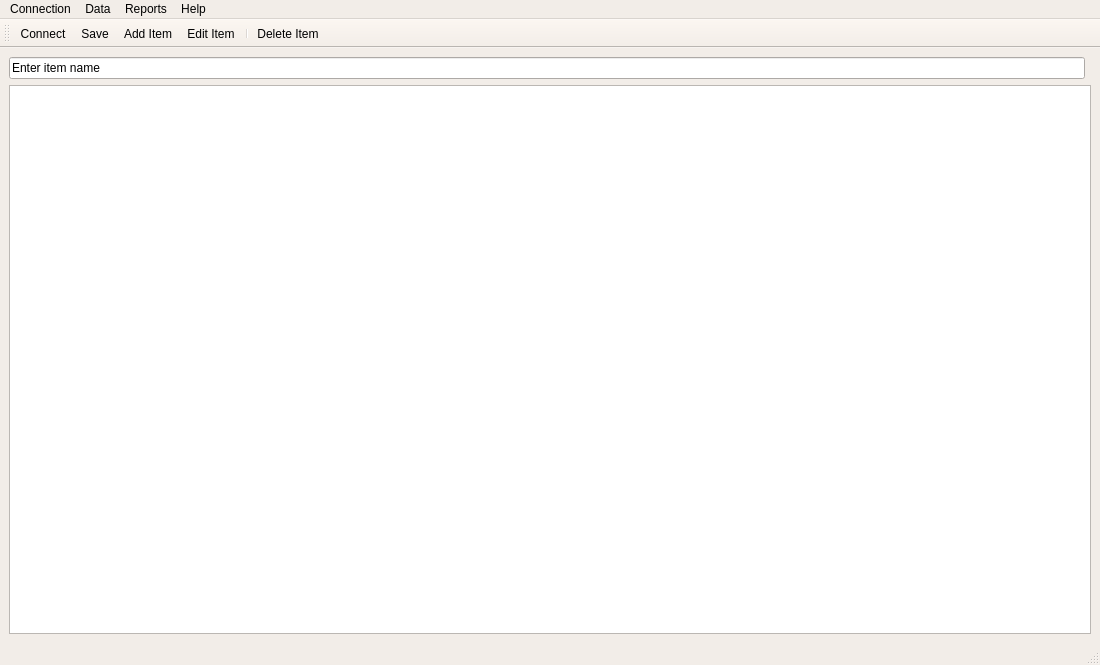
<?xml version="1.0" encoding="UTF-8"?>
<ui version="4.0">
 <class>MainWindow</class>
 <widget class="QMainWindow" name="MainWindow">
  <property name="geometry">
   <rect>
    <x>0</x>
    <y>0</y>
    <width>1100</width>
    <height>665</height>
   </rect>
  </property>
  <property name="palette">
   <palette>
    <active>
     <colorrole role="WindowText">
      <brush brushstyle="SolidPattern">
       <color alpha="255">
        <red>0</red>
        <green>0</green>
        <blue>0</blue>
       </color>
      </brush>
     </colorrole>
     <colorrole role="Button">
      <brush brushstyle="SolidPattern">
       <color alpha="255">
        <red>242</red>
        <green>237</green>
        <blue>232</blue>
       </color>
      </brush>
     </colorrole>
     <colorrole role="Light">
      <brush brushstyle="SolidPattern">
       <color alpha="255">
        <red>255</red>
        <green>255</green>
        <blue>255</blue>
       </color>
      </brush>
     </colorrole>
     <colorrole role="Midlight">
      <brush brushstyle="SolidPattern">
       <color alpha="255">
        <red>248</red>
        <green>246</green>
        <blue>243</blue>
       </color>
      </brush>
     </colorrole>
     <colorrole role="Dark">
      <brush brushstyle="SolidPattern">
       <color alpha="255">
        <red>121</red>
        <green>119</green>
        <blue>116</blue>
       </color>
      </brush>
     </colorrole>
     <colorrole role="Mid">
      <brush brushstyle="SolidPattern">
       <color alpha="255">
        <red>161</red>
        <green>158</green>
        <blue>155</blue>
       </color>
      </brush>
     </colorrole>
     <colorrole role="Text">
      <brush brushstyle="SolidPattern">
       <color alpha="255">
        <red>0</red>
        <green>0</green>
        <blue>0</blue>
       </color>
      </brush>
     </colorrole>
     <colorrole role="BrightText">
      <brush brushstyle="SolidPattern">
       <color alpha="255">
        <red>255</red>
        <green>255</green>
        <blue>255</blue>
       </color>
      </brush>
     </colorrole>
     <colorrole role="ButtonText">
      <brush brushstyle="SolidPattern">
       <color alpha="255">
        <red>0</red>
        <green>0</green>
        <blue>0</blue>
       </color>
      </brush>
     </colorrole>
     <colorrole role="Base">
      <brush brushstyle="SolidPattern">
       <color alpha="255">
        <red>255</red>
        <green>255</green>
        <blue>255</blue>
       </color>
      </brush>
     </colorrole>
     <colorrole role="Window">
      <brush brushstyle="SolidPattern">
       <color alpha="255">
        <red>242</red>
        <green>237</green>
        <blue>232</blue>
       </color>
      </brush>
     </colorrole>
     <colorrole role="Shadow">
      <brush brushstyle="SolidPattern">
       <color alpha="255">
        <red>0</red>
        <green>0</green>
        <blue>0</blue>
       </color>
      </brush>
     </colorrole>
     <colorrole role="AlternateBase">
      <brush brushstyle="SolidPattern">
       <color alpha="255">
        <red>248</red>
        <green>246</green>
        <blue>243</blue>
       </color>
      </brush>
     </colorrole>
     <colorrole role="ToolTipBase">
      <brush brushstyle="SolidPattern">
       <color alpha="255">
        <red>255</red>
        <green>255</green>
        <blue>220</blue>
       </color>
      </brush>
     </colorrole>
     <colorrole role="ToolTipText">
      <brush brushstyle="SolidPattern">
       <color alpha="255">
        <red>0</red>
        <green>0</green>
        <blue>0</blue>
       </color>
      </brush>
     </colorrole>
     <colorrole role="PlaceholderText">
      <brush brushstyle="SolidPattern">
       <color alpha="127">
        <red>0</red>
        <green>0</green>
        <blue>0</blue>
       </color>
      </brush>
     </colorrole>
     <colorrole role="Accent">
      <brush brushstyle="SolidPattern">
       <color alpha="255">
        <red>255</red>
        <green>255</green>
        <blue>255</blue>
       </color>
      </brush>
     </colorrole>
    </active>
    <inactive>
     <colorrole role="WindowText">
      <brush brushstyle="SolidPattern">
       <color alpha="255">
        <red>0</red>
        <green>0</green>
        <blue>0</blue>
       </color>
      </brush>
     </colorrole>
     <colorrole role="Button">
      <brush brushstyle="SolidPattern">
       <color alpha="255">
        <red>242</red>
        <green>237</green>
        <blue>232</blue>
       </color>
      </brush>
     </colorrole>
     <colorrole role="Light">
      <brush brushstyle="SolidPattern">
       <color alpha="255">
        <red>255</red>
        <green>255</green>
        <blue>255</blue>
       </color>
      </brush>
     </colorrole>
     <colorrole role="Midlight">
      <brush brushstyle="SolidPattern">
       <color alpha="255">
        <red>248</red>
        <green>246</green>
        <blue>243</blue>
       </color>
      </brush>
     </colorrole>
     <colorrole role="Dark">
      <brush brushstyle="SolidPattern">
       <color alpha="255">
        <red>121</red>
        <green>119</green>
        <blue>116</blue>
       </color>
      </brush>
     </colorrole>
     <colorrole role="Mid">
      <brush brushstyle="SolidPattern">
       <color alpha="255">
        <red>161</red>
        <green>158</green>
        <blue>155</blue>
       </color>
      </brush>
     </colorrole>
     <colorrole role="Text">
      <brush brushstyle="SolidPattern">
       <color alpha="255">
        <red>0</red>
        <green>0</green>
        <blue>0</blue>
       </color>
      </brush>
     </colorrole>
     <colorrole role="BrightText">
      <brush brushstyle="SolidPattern">
       <color alpha="255">
        <red>255</red>
        <green>255</green>
        <blue>255</blue>
       </color>
      </brush>
     </colorrole>
     <colorrole role="ButtonText">
      <brush brushstyle="SolidPattern">
       <color alpha="255">
        <red>0</red>
        <green>0</green>
        <blue>0</blue>
       </color>
      </brush>
     </colorrole>
     <colorrole role="Base">
      <brush brushstyle="SolidPattern">
       <color alpha="255">
        <red>255</red>
        <green>255</green>
        <blue>255</blue>
       </color>
      </brush>
     </colorrole>
     <colorrole role="Window">
      <brush brushstyle="SolidPattern">
       <color alpha="255">
        <red>242</red>
        <green>237</green>
        <blue>232</blue>
       </color>
      </brush>
     </colorrole>
     <colorrole role="Shadow">
      <brush brushstyle="SolidPattern">
       <color alpha="255">
        <red>0</red>
        <green>0</green>
        <blue>0</blue>
       </color>
      </brush>
     </colorrole>
     <colorrole role="AlternateBase">
      <brush brushstyle="SolidPattern">
       <color alpha="255">
        <red>248</red>
        <green>246</green>
        <blue>243</blue>
       </color>
      </brush>
     </colorrole>
     <colorrole role="ToolTipBase">
      <brush brushstyle="SolidPattern">
       <color alpha="255">
        <red>255</red>
        <green>255</green>
        <blue>220</blue>
       </color>
      </brush>
     </colorrole>
     <colorrole role="ToolTipText">
      <brush brushstyle="SolidPattern">
       <color alpha="255">
        <red>0</red>
        <green>0</green>
        <blue>0</blue>
       </color>
      </brush>
     </colorrole>
     <colorrole role="PlaceholderText">
      <brush brushstyle="SolidPattern">
       <color alpha="127">
        <red>0</red>
        <green>0</green>
        <blue>0</blue>
       </color>
      </brush>
     </colorrole>
     <colorrole role="Accent">
      <brush brushstyle="SolidPattern">
       <color alpha="255">
        <red>255</red>
        <green>255</green>
        <blue>255</blue>
       </color>
      </brush>
     </colorrole>
    </inactive>
    <disabled>
     <colorrole role="WindowText">
      <brush brushstyle="SolidPattern">
       <color alpha="255">
        <red>121</red>
        <green>119</green>
        <blue>116</blue>
       </color>
      </brush>
     </colorrole>
     <colorrole role="Button">
      <brush brushstyle="SolidPattern">
       <color alpha="255">
        <red>242</red>
        <green>237</green>
        <blue>232</blue>
       </color>
      </brush>
     </colorrole>
     <colorrole role="Light">
      <brush brushstyle="SolidPattern">
       <color alpha="255">
        <red>255</red>
        <green>255</green>
        <blue>255</blue>
       </color>
      </brush>
     </colorrole>
     <colorrole role="Midlight">
      <brush brushstyle="SolidPattern">
       <color alpha="255">
        <red>248</red>
        <green>246</green>
        <blue>243</blue>
       </color>
      </brush>
     </colorrole>
     <colorrole role="Dark">
      <brush brushstyle="SolidPattern">
       <color alpha="255">
        <red>121</red>
        <green>119</green>
        <blue>116</blue>
       </color>
      </brush>
     </colorrole>
     <colorrole role="Mid">
      <brush brushstyle="SolidPattern">
       <color alpha="255">
        <red>161</red>
        <green>158</green>
        <blue>155</blue>
       </color>
      </brush>
     </colorrole>
     <colorrole role="Text">
      <brush brushstyle="SolidPattern">
       <color alpha="255">
        <red>121</red>
        <green>119</green>
        <blue>116</blue>
       </color>
      </brush>
     </colorrole>
     <colorrole role="BrightText">
      <brush brushstyle="SolidPattern">
       <color alpha="255">
        <red>255</red>
        <green>255</green>
        <blue>255</blue>
       </color>
      </brush>
     </colorrole>
     <colorrole role="ButtonText">
      <brush brushstyle="SolidPattern">
       <color alpha="255">
        <red>121</red>
        <green>119</green>
        <blue>116</blue>
       </color>
      </brush>
     </colorrole>
     <colorrole role="Base">
      <brush brushstyle="SolidPattern">
       <color alpha="255">
        <red>242</red>
        <green>237</green>
        <blue>232</blue>
       </color>
      </brush>
     </colorrole>
     <colorrole role="Window">
      <brush brushstyle="SolidPattern">
       <color alpha="255">
        <red>242</red>
        <green>237</green>
        <blue>232</blue>
       </color>
      </brush>
     </colorrole>
     <colorrole role="Shadow">
      <brush brushstyle="SolidPattern">
       <color alpha="255">
        <red>0</red>
        <green>0</green>
        <blue>0</blue>
       </color>
      </brush>
     </colorrole>
     <colorrole role="AlternateBase">
      <brush brushstyle="SolidPattern">
       <color alpha="255">
        <red>242</red>
        <green>237</green>
        <blue>232</blue>
       </color>
      </brush>
     </colorrole>
     <colorrole role="ToolTipBase">
      <brush brushstyle="SolidPattern">
       <color alpha="255">
        <red>255</red>
        <green>255</green>
        <blue>220</blue>
       </color>
      </brush>
     </colorrole>
     <colorrole role="ToolTipText">
      <brush brushstyle="SolidPattern">
       <color alpha="255">
        <red>0</red>
        <green>0</green>
        <blue>0</blue>
       </color>
      </brush>
     </colorrole>
     <colorrole role="PlaceholderText">
      <brush brushstyle="SolidPattern">
       <color alpha="127">
        <red>121</red>
        <green>119</green>
        <blue>116</blue>
       </color>
      </brush>
     </colorrole>
     <colorrole role="Accent">
      <brush brushstyle="SolidPattern">
       <color alpha="255">
        <red>255</red>
        <green>255</green>
        <blue>255</blue>
       </color>
      </brush>
     </colorrole>
    </disabled>
   </palette>
  </property>
  <property name="windowTitle">
   <string>Warehouse System</string>
  </property>
  <property name="windowIcon">
   <iconset theme="QIcon::ThemeIcon::FolderOpen"/>
  </property>
  <property name="locale">
   <locale language="English" country="UnitedStates"/>
  </property>
  <widget class="QWidget" name="centralwidget">
   <layout class="QGridLayout" name="gridLayout">
    <item row="2" column="0" colspan="2">
     <widget class="QTableView" name="tableView"/>
    </item>
    <item row="0" column="0">
     <widget class="QLineEdit" name="SearclineEdit">
      <property name="sizePolicy">
       <sizepolicy hsizetype="Expanding" vsizetype="Fixed">
        <horstretch>0</horstretch>
        <verstretch>0</verstretch>
       </sizepolicy>
      </property>
      <property name="minimumSize">
       <size>
        <width>0</width>
        <height>0</height>
       </size>
      </property>
      <property name="text">
       <string>Enter item name</string>
      </property>
      <property name="clearButtonEnabled">
       <bool>false</bool>
      </property>
     </widget>
    </item>
   </layout>
  </widget>
  <widget class="QStatusBar" name="statusbar"/>
  <widget class="QMenuBar" name="menuBar">
   <property name="geometry">
    <rect>
     <x>0</x>
     <y>0</y>
     <width>1100</width>
     <height>22</height>
    </rect>
   </property>
   <widget class="QMenu" name="menuFile">
    <property name="title">
     <string>Connection</string>
    </property>
    <addaction name="actionConnect_to_Database"/>
    <addaction name="actionDisconnect"/>
    <addaction name="actionRefresh_Data"/>
    <addaction name="separator"/>
    <addaction name="actionExit"/>
   </widget>
   <widget class="QMenu" name="menuData">
    <property name="title">
     <string>Data</string>
    </property>
    <addaction name="actionAdd_Item"/>
    <addaction name="actionEdit_Selecte_Item"/>
    <addaction name="separator"/>
    <addaction name="actionDelete_Selected_Item"/>
   </widget>
   <widget class="QMenu" name="menuReports">
    <property name="title">
     <string>Reports</string>
    </property>
    <addaction name="actionShow_Summary"/>
   </widget>
   <widget class="QMenu" name="menuHelp">
    <property name="title">
     <string>Help</string>
    </property>
    <addaction name="actionAbout"/>
   </widget>
   <addaction name="menuFile"/>
   <addaction name="menuData"/>
   <addaction name="menuReports"/>
   <addaction name="menuHelp"/>
  </widget>
  <widget class="QToolBar" name="toolBar">
   <property name="windowTitle">
    <string>toolBar</string>
   </property>
   <property name="toolButtonStyle">
    <enum>Qt::ToolButtonStyle::ToolButtonTextBesideIcon</enum>
   </property>
   <attribute name="toolBarArea">
    <enum>TopToolBarArea</enum>
   </attribute>
   <attribute name="toolBarBreak">
    <bool>false</bool>
   </attribute>
   <addaction name="actionConnect_to_Database_2"/>
   <addaction name="actionSave"/>
   <addaction name="actionAdd_Item_2"/>
   <addaction name="actionEdit_Item"/>
   <addaction name="separator"/>
   <addaction name="actionDelete_Item"/>
  </widget>
  <action name="actionExit">
   <property name="text">
    <string>Exit</string>
   </property>
  </action>
  <action name="actionAdd_Item">
   <property name="text">
    <string>Add Item...</string>
   </property>
  </action>
  <action name="actionEdit_Selecte_Item">
   <property name="text">
    <string>Edit Selecte Item...</string>
   </property>
  </action>
  <action name="actionDelete_Selected_Item">
   <property name="text">
    <string>Delete Selected Item</string>
   </property>
  </action>
  <action name="actionShow_Summary">
   <property name="text">
    <string>Show Summary...</string>
   </property>
  </action>
  <action name="actionAbout">
   <property name="text">
    <string>About</string>
   </property>
  </action>
  <action name="actionConnect_to_Database_2">
   <property name="icon">
    <iconset theme="QIcon::ThemeIcon::DocumentProperties"/>
   </property>
   <property name="text">
    <string>Connect</string>
   </property>
   <property name="toolTip">
    <string>Connect to database</string>
   </property>
   <property name="menuRole">
    <enum>QAction::MenuRole::NoRole</enum>
   </property>
  </action>
  <action name="actionSave">
   <property name="icon">
    <iconset theme="QIcon::ThemeIcon::DocumentSave"/>
   </property>
   <property name="text">
    <string>Save</string>
   </property>
   <property name="toolTip">
    <string>Save file</string>
   </property>
   <property name="menuRole">
    <enum>QAction::MenuRole::NoRole</enum>
   </property>
  </action>
  <action name="actionAdd_Item_2">
   <property name="icon">
    <iconset theme="QIcon::ThemeIcon::ListAdd"/>
   </property>
   <property name="text">
    <string>Add Item</string>
   </property>
   <property name="toolTip">
    <string>Add item to file</string>
   </property>
   <property name="menuRole">
    <enum>QAction::MenuRole::NoRole</enum>
   </property>
  </action>
  <action name="actionEdit_Item">
   <property name="icon">
    <iconset theme="emblem-documents"/>
   </property>
   <property name="text">
    <string>Edit Item</string>
   </property>
   <property name="toolTip">
    <string>Edit item in file</string>
   </property>
   <property name="menuRole">
    <enum>QAction::MenuRole::NoRole</enum>
   </property>
  </action>
  <action name="actionDelete_Item">
   <property name="icon">
    <iconset theme="QIcon::ThemeIcon::EditDelete"/>
   </property>
   <property name="text">
    <string>Delete Item</string>
   </property>
   <property name="toolTip">
    <string>Delete item from file</string>
   </property>
   <property name="menuRole">
    <enum>QAction::MenuRole::NoRole</enum>
   </property>
  </action>
  <action name="actionConnect_to_Database">
   <property name="text">
    <string>Connect to Database...</string>
   </property>
  </action>
  <action name="actionDisconnect">
   <property name="text">
    <string>Disconnect</string>
   </property>
  </action>
  <action name="actionRefresh_Data">
   <property name="text">
    <string>Refresh Data</string>
   </property>
  </action>
 </widget>
 <resources/>
 <connections/>
</ui>
